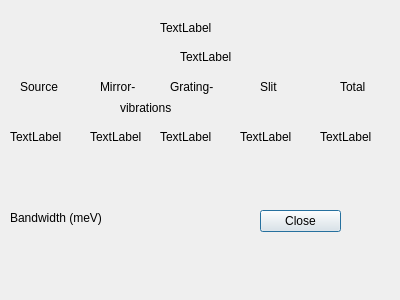
<?xml version="1.0" encoding="UTF-8"?>
<ui version="4.0">
 <class>Dialog</class>
 <widget class="QDialog" name="Dialog">
  <property name="geometry">
   <rect>
    <x>0</x>
    <y>0</y>
    <width>400</width>
    <height>300</height>
   </rect>
  </property>
  <property name="windowTitle">
   <string>Dialog</string>
  </property>
  <widget class="QLabel" name="label_3">
   <property name="geometry">
    <rect>
     <x>20</x>
     <y>80</y>
     <width>59</width>
     <height>14</height>
    </rect>
   </property>
   <property name="text">
    <string>Source</string>
   </property>
  </widget>
  <widget class="QCALabel" name="label_13">
   <property name="geometry">
    <rect>
     <x>320</x>
     <y>130</y>
     <width>59</width>
     <height>14</height>
    </rect>
   </property>
   <property name="text">
    <string>TextLabel</string>
   </property>
   <property name="pv" stdset="0">
    <string>u411pgm1:DE_0</string>
   </property>
  </widget>
  <widget class="QCALabel" name="label_2">
   <property name="geometry">
    <rect>
     <x>180</x>
     <y>50</y>
     <width>59</width>
     <height>14</height>
    </rect>
   </property>
   <property name="text">
    <string>TextLabel</string>
   </property>
   <property name="pv" stdset="0">
    <string>u411pgm1:Branch_0_Name</string>
   </property>
  </widget>
  <widget class="QCALabel" name="label">
   <property name="geometry">
    <rect>
     <x>160</x>
     <y>20</y>
     <width>141</width>
     <height>16</height>
    </rect>
   </property>
   <property name="text">
    <string>TextLabel</string>
   </property>
   <property name="pv" stdset="0">
    <string>u411pgm1:MonoName</string>
   </property>
  </widget>
  <widget class="QCALabel" name="label_9">
   <property name="geometry">
    <rect>
     <x>10</x>
     <y>130</y>
     <width>59</width>
     <height>14</height>
    </rect>
   </property>
   <property name="text">
    <string>TextLabel</string>
   </property>
   <property name="pv" stdset="0">
    <string>u411pgm1:DE_S</string>
   </property>
  </widget>
  <widget class="QLabel" name="label_5">
   <property name="geometry">
    <rect>
     <x>170</x>
     <y>80</y>
     <width>59</width>
     <height>14</height>
    </rect>
   </property>
   <property name="text">
    <string>Grating-</string>
   </property>
  </widget>
  <widget class="QLabel" name="label_8">
   <property name="geometry">
    <rect>
     <x>120</x>
     <y>100</y>
     <width>71</width>
     <height>16</height>
    </rect>
   </property>
   <property name="text">
    <string>vibrations</string>
   </property>
  </widget>
  <widget class="QLabel" name="label_6">
   <property name="geometry">
    <rect>
     <x>260</x>
     <y>80</y>
     <width>59</width>
     <height>14</height>
    </rect>
   </property>
   <property name="text">
    <string>Slit</string>
   </property>
  </widget>
  <widget class="QLabel" name="label_7">
   <property name="geometry">
    <rect>
     <x>340</x>
     <y>80</y>
     <width>59</width>
     <height>14</height>
    </rect>
   </property>
   <property name="styleSheet">
    <string notr="true"/>
   </property>
   <property name="text">
    <string>Total</string>
   </property>
  </widget>
  <widget class="QLabel" name="label_4">
   <property name="geometry">
    <rect>
     <x>100</x>
     <y>80</y>
     <width>59</width>
     <height>14</height>
    </rect>
   </property>
   <property name="text">
    <string>Mirror-</string>
   </property>
  </widget>
  <widget class="QCALabel" name="label_11">
   <property name="geometry">
    <rect>
     <x>160</x>
     <y>130</y>
     <width>59</width>
     <height>14</height>
    </rect>
   </property>
   <property name="text">
    <string>TextLabel</string>
   </property>
   <property name="pv" stdset="0">
    <string>u411pgm1:DE_G</string>
   </property>
  </widget>
  <widget class="QCALabel" name="label_12">
   <property name="geometry">
    <rect>
     <x>240</x>
     <y>130</y>
     <width>59</width>
     <height>14</height>
    </rect>
   </property>
   <property name="text">
    <string>TextLabel</string>
   </property>
   <property name="pv" stdset="0">
    <string>u411pgm1:ES_0_BW</string>
   </property>
  </widget>
  <widget class="QLabel" name="label_14">
   <property name="geometry">
    <rect>
     <x>10</x>
     <y>210</y>
     <width>111</width>
     <height>16</height>
    </rect>
   </property>
   <property name="text">
    <string>Bandwidth (meV)</string>
   </property>
  </widget>
  <widget class="QPushButton" name="pushButton">
   <property name="geometry">
    <rect>
     <x>260</x>
     <y>210</y>
     <width>81</width>
     <height>22</height>
    </rect>
   </property>
   <property name="text">
    <string>Close</string>
   </property>
  </widget>
  <widget class="QCALabel" name="label_10">
   <property name="geometry">
    <rect>
     <x>90</x>
     <y>130</y>
     <width>59</width>
     <height>14</height>
    </rect>
   </property>
   <property name="text">
    <string>TextLabel</string>
   </property>
   <property name="pv" stdset="0">
    <string>u411pgm1:DE_M</string>
   </property>
  </widget>
 </widget>
 <customwidgets>
  <customwidget>
   <class>QCALabel</class>
   <extends>QLabel</extends>
   <header>qcalabel.h</header>
  </customwidget>
 </customwidgets>
 <resources/>
 <connections/>
</ui>
